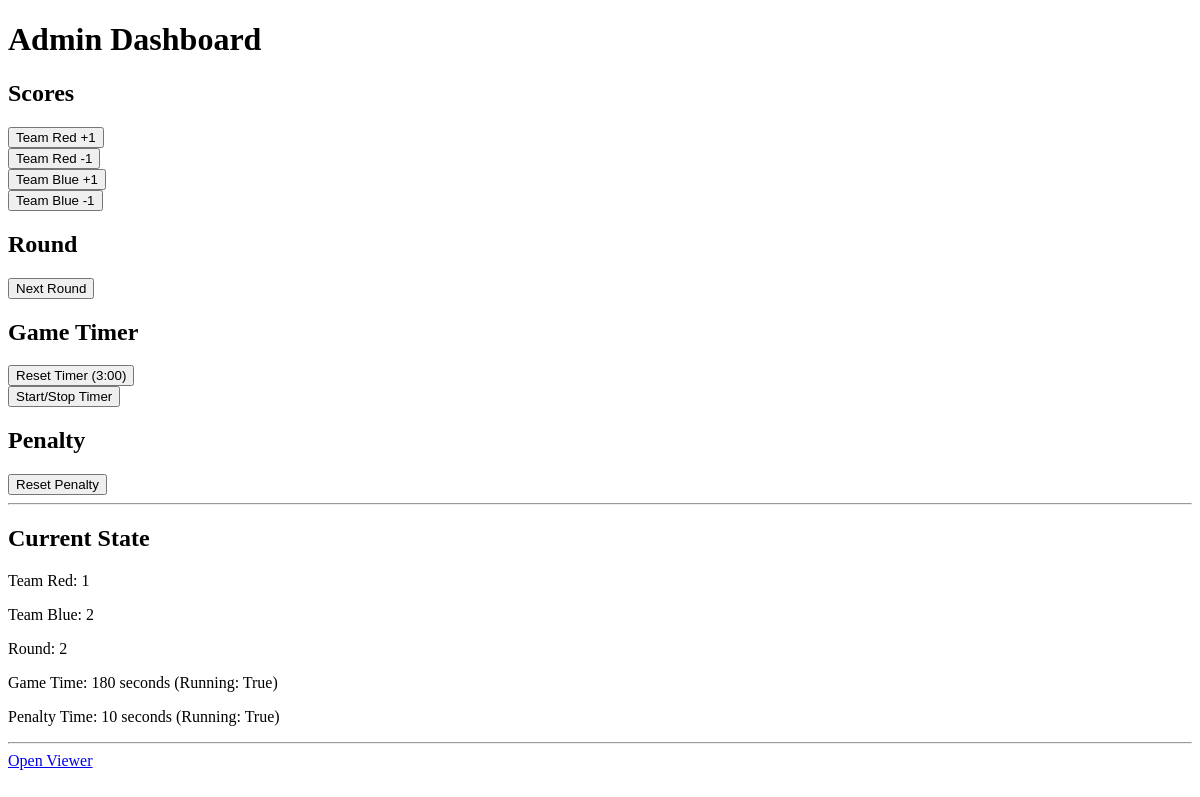
/admin-dashboard/, run on an earlier commit of the app's database.
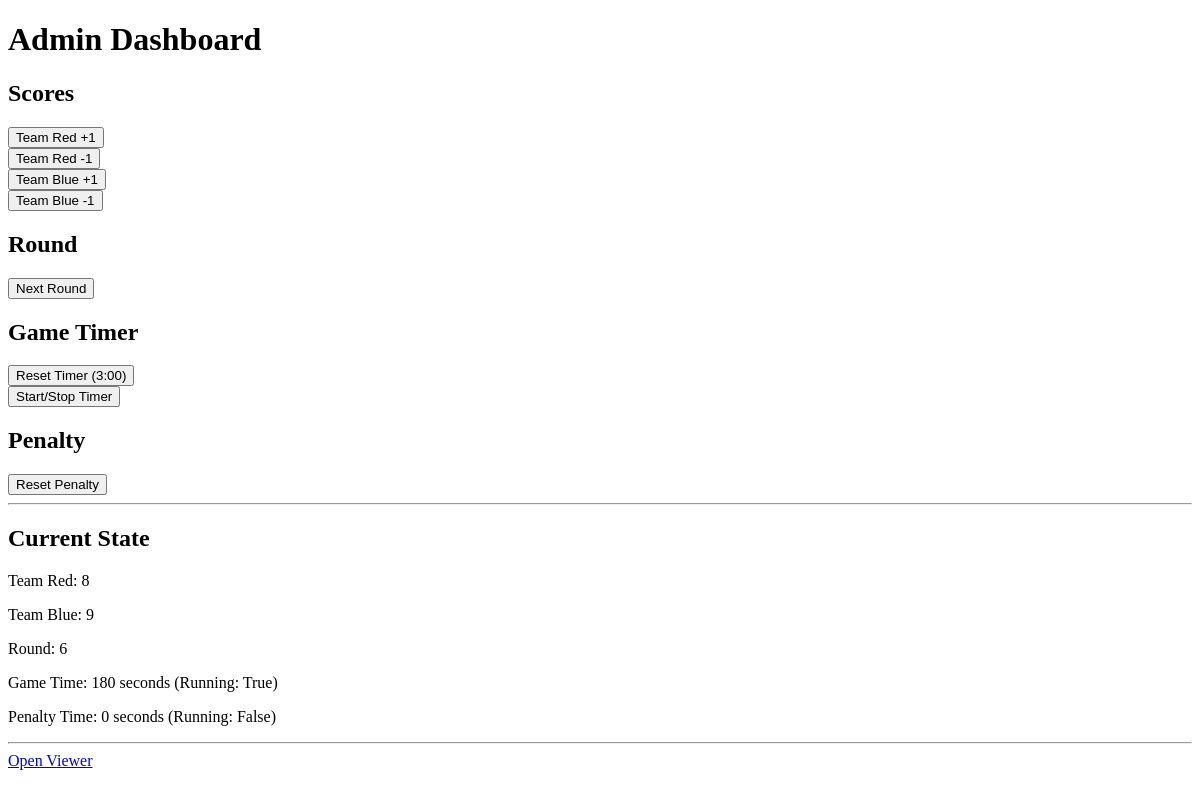
And on a later commit of the database.
### scoreboard/models.py (models this page shows, shortened)
class GameState(models.Model):
    team_red_name = models.CharField(max_length=100, default="Team Red")
    team_blue_name = models.CharField(max_length=100, default="Team Blue")
    team_red_score = models.IntegerField(default=0)
    team_blue_score = models.IntegerField(default=0)
    round_number = models.IntegerField(default=1)
    game_time = models.IntegerField(default=180)  # 3 minutes in seconds
    penalty_time = models.IntegerField(default=0)
    game_running = models.BooleanField(default=False)
    penalty_running = models.BooleanField(default=False)

### scoreboard/views.py (the view)
# urls.py: path("admin-dashboard/", views.admin_dashboard, name="admin_dashboard"),
def admin_dashboard(request):
    state = get_game_state()
    return render(request, 'admin_dashboard.html', {'state': state})

### scoreboard/views.py (called while the page is built)
def get_game_state():
    game_state, created = GameState.objects.get_or_create(id=1)
    return game_state

### templates/admin_dashboard.html (shortened to what this page needs)
{% extends "base.html" %}
{% block content %}
<h1>Admin Dashboard</h1>
<h2>Scores</h2>
<form action="{% url 'increment_score' team='red' %}" method="post">
    <button type="submit">Team Red +1</button>
</form>
<form action="{% url 'decrement_score' team='red' %}" method="post">
    <button type="submit">Team Red -1</button>
</form>
<form action="{% url 'increment_score' team='blue' %}" method="post">
    <button type="submit">Team Blue +1</button>
</form>
<form action="{% url 'decrement_score' team='blue' %}" method="post">
    <button type="submit">Team Blue -1</button>
</form>
<h2>Round</h2>
<form action="{% url 'next_round' %}" method="post">
    <button type="submit">Next Round</button>
</form>
<h2>Game Timer</h2>
<form action="{% url 'reset_timer' %}" method="post">
    <button type="submit">Reset Timer (3:00)</button>
</form>
<form action="{% url 'toggle_timer' %}" method="post">
    <button type="submit">Start/Stop Timer</button>
</form>
<h2>Penalty</h2>
<form action="{% url 'reset_penalty' %}" method="post">
    <button type="submit">Reset Penalty</button>
</form>
<hr>
<h2>Current State</h2>
<p>Team Red: {{ state.team_red_score }}</p>
<p>Team Blue: {{ state.team_blue_score }}</p>
<p>Round: {{ state.round_number }}</p>
<p>Game Time: {{ state.game_time }} seconds (Running: {{ state.game_running }})</p>
<p>Penalty Time: {{ state.penalty_time }} seconds (Running: {{ state.penalty_running }})</p>
<hr>
<a href="{% url 'viewer' %}" target="_blank">Open Viewer</a>
{% endblock %}

### templates/base.html (shortened to what this page needs)
{% load static %}
<!DOCTYPE html>
<html lang="en">
<head>
    <link rel="stylesheet" href="{% static 'css/style.css' %}">
</head>
<body>
    {% block content %}
    {% endblock %}
</body>
</html>

What changed in the data, as far as the page shows it:
changed GameState "True": team_red_score "1" → "8"; team_blue_score "2" → "9"; round_number "2" → "6"; penalty_time "10" → "0"; penalty_running "True" → "False"
